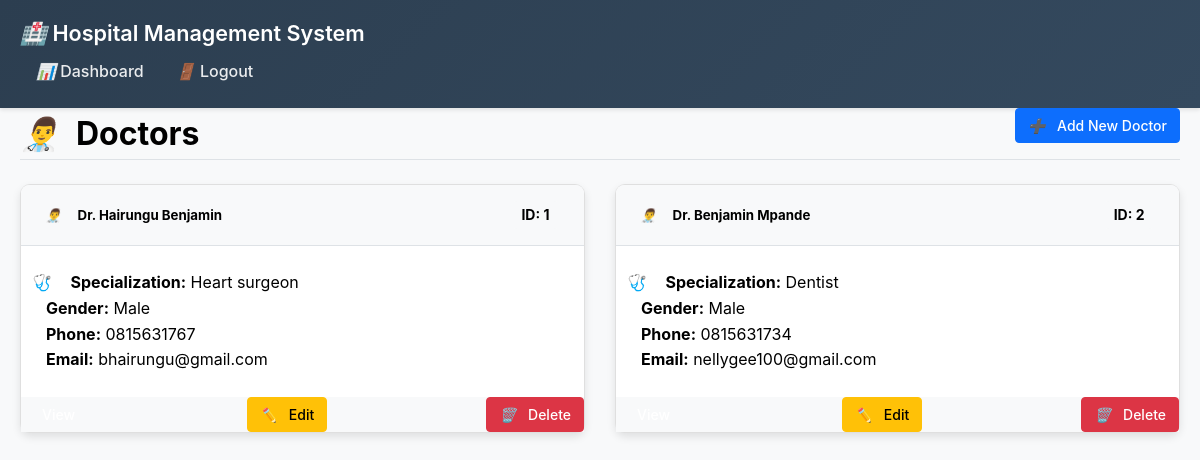
The page /doctors (signed in) on the database its author committed.
### models.py (models this page shows, shortened)
class Doctor(db.Model):
    id = db.Column(db.Integer, primary_key=True)
    first_name = db.Column(db.String(50), nullable=False)
    last_name = db.Column(db.String(50), nullable=False)
    gender = db.Column(db.String(10), nullable=False)
    specialization = db.Column(db.String(100), nullable=False)
    contact_number = db.Column(db.String(15))
    email = db.Column(db.String(120))
    created_at = db.Column(db.DateTime, default=datetime.utcnow)
    appointments = db.relationship('Appointment', backref='doctor', lazy=True)

### app.py (the view)
@app.route('/doctors')
@login_required
def doctors():
    search_query = request.args.get('search', '')
    if search_query:
        all_doctors = Doctor.query.filter(
            (Doctor.first_name.ilike(f'%{search_query}%')) |
            (Doctor.last_name.ilike(f'%{search_query}%')) |
            (Doctor.specialization.ilike(f'%{search_query}%')) |
            (Doctor.contact_number.ilike(f'%{search_query}%')) |
            (Doctor.email.ilike(f'%{search_query}%'))
        ).all()
    else:
        all_doctors = Doctor.query.all()
    return render_template_with_role('doctors.html', title='Doctors', doctors=all_doctors, search_query=search_query)

### app.py (called while the page is built)
@login_manager.user_loader
def load_user(user_id):
    return User.query.get(int(user_id))

def render_template_with_role(template, **context):
    if current_user.is_authenticated and current_user.role == 'admin':
        base_template = 'base_admin.html'
    else:
        base_template = 'base_user.html'
    return render_template(template, base_template=base_template, **context)

@app.context_processor
def inject_today_date():
    return {'min_date': date.today().strftime('%Y-%m-%d')}

### templates/doctors.html (shortened to what this page needs)
{% extends "base.html" %}
{% block content %}
<div class="d-flex justify-content-between flex-wrap flex-md-nowrap align-items-center pt-3 pb-2 mb-3 border-bottom">
    <h1 class="h2"><i class="fas fa-user-md me-2"></i>Doctors</h1>
    <div class="btn-toolbar mb-2 mb-md-0">
        <a href="{{ url_for('add_doctor') }}" class="btn btn-sm btn-primary">
            <i class="fas fa-plus me-1"></i> Add New Doctor
        </a>
    </div>
</div>
{% if doctors %}
<div class="row">
    {% for doctor in doctors %}
    <div class="col-md-6 col-lg-4 mb-4">
        <div class="card h-100 doctor-card">
            <div class="card-header bg-success text-white d-flex justify-content-between align-items-center">
                <h5 class="card-title mb-0">
                    <i class="fas fa-user-md me-2"></i>Dr. {{ doctor.first_name }} {{ doctor.last_name }}
                </h5>
                <span class="badge bg-light text-dark">ID: {{ doctor.id }}</span>
            </div>
            <div class="card-body">
                <div class="row">
                    <div class="col-12">
                        <p class="card-text">
                            <i class="fas fa-stethoscope me-2 text-success"></i>
                            <strong>Specialization:</strong> {{ doctor.specialization }}<br>
                            <strong>Gender:</strong> {{ doctor.gender }}<br>
                            <strong>Phone:</strong> {{ doctor.contact_number or 'N/A' }}<br>
                            <strong>Email:</strong> {{ doctor.email or 'N/A' }}
                        </p>
                    </div>
                </div>
            </div>
            <div class="card-footer bg-light">
                <div class="d-flex justify-content-between">
                    <a href="{{ url_for('view_doctor', doctor_id=doctor.id) }}" class="btn btn-sm btn-info">
                    </a>
                    {% if current_user.role == 'admin' %}
                    <a href="{{ url_for('edit_doctor', doctor_id=doctor.id) }}" class="btn btn-sm btn-warning">
                        <i class="fas fa-edit me-1"></i> Edit
                    </a>
                    <a href="{{ url_for('delete_doctor', doctor_id=doctor.id) }}" class="btn btn-sm btn-danger" onclick="return confirm('Are you sure you want to delete this doctor?')">
                        <i class="fas fa-trash me-1"></i> Delete
                    </a>
                    {% endif %}
                </div>
            </div>
        </div>
    </div>
    {% endfor %}
</div>
{% else %}
<div class="alert alert-info">
    <i class="fas fa-info-circle me-2"></i>No doctors found. <a href="{{ url_for('add_doctor') }}">Add a doctor</a>
</div>
{% endif %}
{% endblock %}

### templates/base.html (style rules this page uses)
.admin-body { background-color: #f8f9fa; min-height: 100vh; }
.patient-card, .doctor-card, .appointment-card { border-radius: 10px; box-shadow: 0 4px 8px rgba(0,0,0,0.1); transition: transform 0.3s ease; background: white; border: none; margin-bottom: 20px; }
.card-text i { width: 20px; text-align: center; }
.badge { font-size: 0.75em; }
.btn { border-radius: 0.375rem; }
.card-header { border-top-left-radius: 0.5rem !important; border-top-right-radius: 0.5rem !important; background: #f8f9fa !important; border-bottom: 1px solid #dee2e6 !important; }
* { box-sizing: border-box; margin: 0; padding: 0; }
body { font-family: -apple-system, BlinkMacSystemFont, 'Segoe UI', Roboto, sans-serif; line-height: 1.6; color: #000000 !important; background-color: #f8f9fa; }
.row { display: flex; flex-wrap: wrap; margin: 0 -15px; }
.col-md-6 { flex: 0 0 50%; max-width: 50%; padding: 0 15px; }
.card { background: #fff; border: 1px solid rgba(0,0,0,.125); position: relative; color: #000000 !important; }
.card-body { flex: 1 1 auto; padding: 1.5rem; }
.card-header { padding: 1rem 1.5rem; margin-bottom: 0; color: #000000 !important; font-weight: 600; }
.btn { display: inline-block; font-weight: 500; line-height: 1.5; color: #ffffff !important; text-align: center; text-decoration: none; vertical-align: middle; cursor: pointer; user-select: none; background-color: transparent; border: 1px solid transparent; padding: 0.5rem 1rem; font-size: 1rem; border-radius: 0.375rem; transition: all 0.2s ease-in-out; }
.btn-primary { background-color: #0d6efd; border-color: #0d6efd; }
.btn-danger { background-color: #dc3545; border-color: #dc3545; }
.btn-warning { background-color: #ffc107; border-color: #ffc107; color: #000000 !important; }
.btn-sm { padding: 0.375rem 0.75rem; font-size: 0.875rem; border-radius: 0.25rem; }
.text-success { color: #198754 !important; }
.text-white { color: white !important; }
.text-dark { color: #000000 !important; }
h1, h2, h3, h4, h5, h6, p, span, div, li, td, th, label { color: #000000 !important; }
.mb-0 { margin-bottom: 0; }
.mb-2 { margin-bottom: 1rem; }
.mb-3 { margin-bottom: 1.5rem; }
.mb-4 { margin-bottom: 2rem; }
.me-1 { margin-right: 0.5rem; }
.me-2 { margin-right: 1rem; }
.d-flex { display: flex; }
.flex-wrap { flex-wrap: wrap; }
.justify-content-between { justify-content: space-between; }
.align-items-center { align-items: center; }
.border-bottom { border-bottom: 1px solid #dee2e6; }
.h2 { font-size: 2rem; font-weight: 700; }
.badge { display: inline-block; padding: 0.5em 0.75em; font-size: 0.875em; font-weight: 700; line-height: 1; text-align: center; white-space: nowrap; vertical-align: baseline; border-radius: 0.375rem; }
.bg-success { background-color: #198754; }
.bg-light { background-color: #f8f9fa; color: #000000 !important; }
.fa-edit::before { content: "✏️"; }
.fa-trash::before { content: "🗑️"; }
.fa-user-md::before { content: "👨‍⚕️"; }
.fa-stethoscope::before { content: "🩺"; }
.fa-plus::before { content: "➕"; }

### rows shown on the page
Doctor: first_name "Hairungu", last_name "Benjamin", id "1", specialization "Heart surgeon", gender "Male", contact_number "0815631767", email "bhairungu@gmail.com"
Doctor: first_name "Benjamin", last_name "Mpande", id "2", specialization "Dentist", gender "Male", contact_number "0815631734", email "nellygee100@gmail.com"
